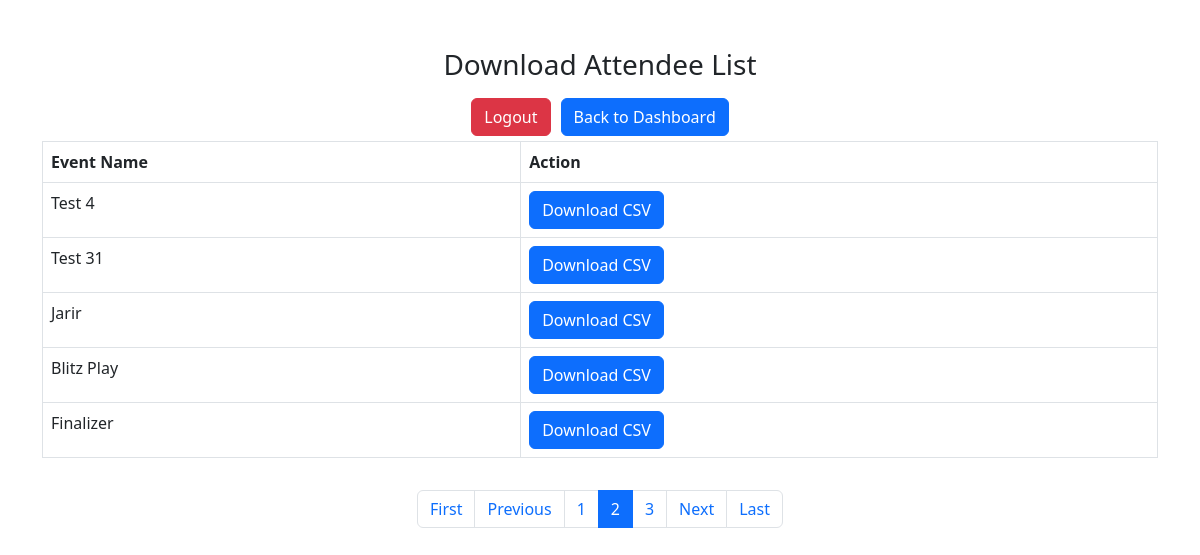
The page /attendee_list.php?page=2 (signed in) on the database its author committed.
### tables this page shows
CREATE TABLE `events` (
  `EventID` int(11) NOT NULL,
  `HOST` varchar(255) NOT NULL,
  `EventName` varchar(255) NOT NULL,
  `EventDescription` text NOT NULL,
  `EventTime` datetime NOT NULL,
  `MaxCapacity` int(11) NOT NULL DEFAULT 0
);

### attendee_list.php (called while the page is built, shortened)
<?php
require 'includes/connection.php';
$eventsPerPage = 5;
$page = isset($_GET['page']) ? intval($_GET['page']) : 1;
$offset = ($page - 1) * $eventsPerPage;
$host = $_SESSION['username'];
$stmt = $conn->prepare("SELECT EventID, EventName FROM events WHERE HOST = ? LIMIT ?, ?");
$stmt->bind_param("sii", $host, $offset, $eventsPerPage);
$stmt->execute();
$events = $stmt->get_result();
$totalEventsStmt = $conn->prepare("SELECT COUNT(EventID) AS total FROM events WHERE HOST = ?");
$totalEventsStmt->bind_param("s", $host);
$totalEventsStmt->execute();
$totalResult = $totalEventsStmt->get_result();
$totalRow = $totalResult->fetch_assoc();
$totalEvents = $totalRow['total'];
$totalPages = ceil($totalEvents / $eventsPerPage);
require 'frontend/template/attendee_list.frontend.php';
?>

### frontend/template/attendee_list.frontend.php (the view, shortened to what this page needs)
<!DOCTYPE html>
<html>
<head>
    <link href="https://cdn.jsdelivr.net/npm/bootstrap@5.3.0/dist/css/bootstrap.min.css" rel="stylesheet">
</head>
<body>
<div class="container mt-5">
    <center><h3>Download Attendee List</h3></center>
    <div class="mt-3" style="justify-content: center; align-items: center; display: flex; gap: 10px; margin-bottom: 5px;">
        <a href="logout.php" class="btn btn-danger">Logout</a>
        <a href="dashboard.php" class="btn btn-primary">Back to Dashboard</a>
    </div>
    <div class="table-responsive">
        <table class="table table-bordered">
            <thead>
                <tr>
                    <th>Event Name</th>
                    <th>Action</th>
                </tr>
            </thead>
            <tbody>
                <?php
                if ($events->num_rows > 0) {
                    while ($event = $events->fetch_assoc()) {
                        echo "<tr>
                                <td>" . htmlspecialchars($event['EventName']) . "</td>
                                <td><a href='?action=download&event_id=" . $event['EventID'] . "' class='btn btn-primary'>Download CSV</a></td>
                              </tr>";
                    }
                } else {
                    echo "<tr><td colspan='2'>No events found for this host.</td></tr>";
                }
                ?>
            </tbody>
        </table>
    </div>
    <div class="mt-3">
        <nav aria-label="Page navigation">
            <ul class="pagination justify-content-center">
                <?php if ($page > 1): ?>
                    <li class="page-item"><a class="page-link" href="?page=1">First</a></li>
                    <li class="page-item"><a class="page-link" href="?page=<?= $page - 1 ?>">Previous</a></li>
                <?php endif; ?>
                <?php for ($i = 1; $i <= $totalPages; $i++): ?>
                    <li class="page-item <?= ($i == $page) ? 'active' : '' ?>"><a class="page-link" href="?page=<?= $i ?>"><?= $i ?></a></li>
                <?php endfor; ?>
                <?php if ($page < $totalPages): ?>
                    <li class="page-item"><a class="page-link" href="?page=<?= $page + 1 ?>">Next</a></li>
                    <li class="page-item"><a class="page-link" href="?page=<?= $totalPages ?>">Last</a></li>
                <?php endif; ?>
            </ul>
        </nav>
    </div>
</div>
</body>
</html>

### rows shown on the page
events: EventName "Test 4"
events: EventName "Test 31"
events: EventName "Jarir"
events: EventName "Blitz Play"
events: EventName "Finalizer"
